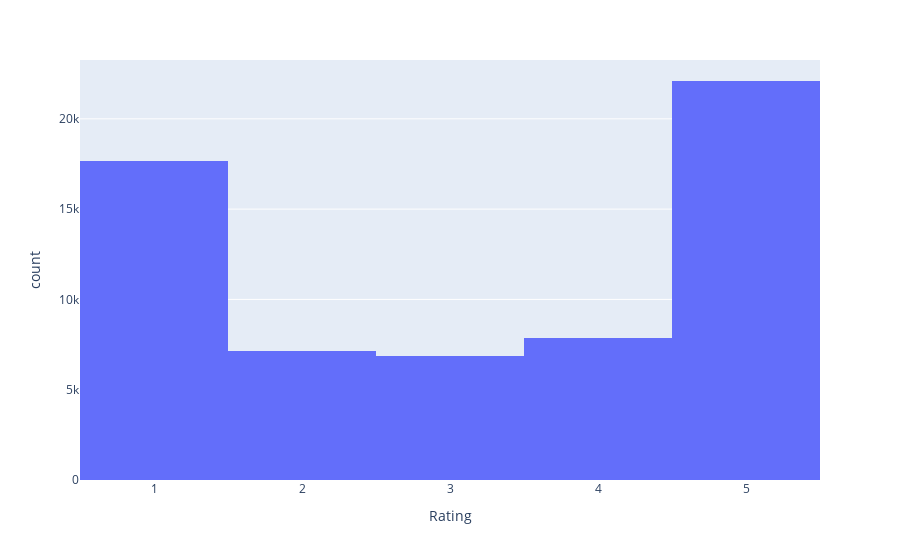

This figure's notebook cell:
### Markdown cell above
<a id="2"></a>

# **BASIC EDA & VISUALIZATION**

### Code cell
fig=px.histogram(data,x="Rating")
fig.show()

### Figure 1 — Plotly figure (JSON) as saved in the notebook; plotly's stock layout.template omitted (floating-point values rounded to 4 significant figures; data arrays with more than 128 entries replaced by an {"elided": "..."} marker saying what was removed)
{"data": [{"alignmentgroup": "True", "bingroup": "x", "hovertemplate": "Rating=%{x}<br>count=%{y}<extra></extra>", "legendgroup": "", "marker": {"color": "#636efa", "pattern": {"shape": ""}}, "name": "", "offsetgroup": "", "orientation": "v", "showlegend": false, "type": "histogram", "x": {"elided": "61594 int values"}, "xaxis": "x", "yaxis": "y"}], "layout": {"barmode": "relative", "legend": {"tracegroupgap": 0}, "margin": {"t": 60}, "xaxis": {"anchor": "y", "domain": [0, 1], "title": {"text": "Rating"}}, "yaxis": {"anchor": "x", "domain": [0, 1], "title": {"text": "count"}}}}
